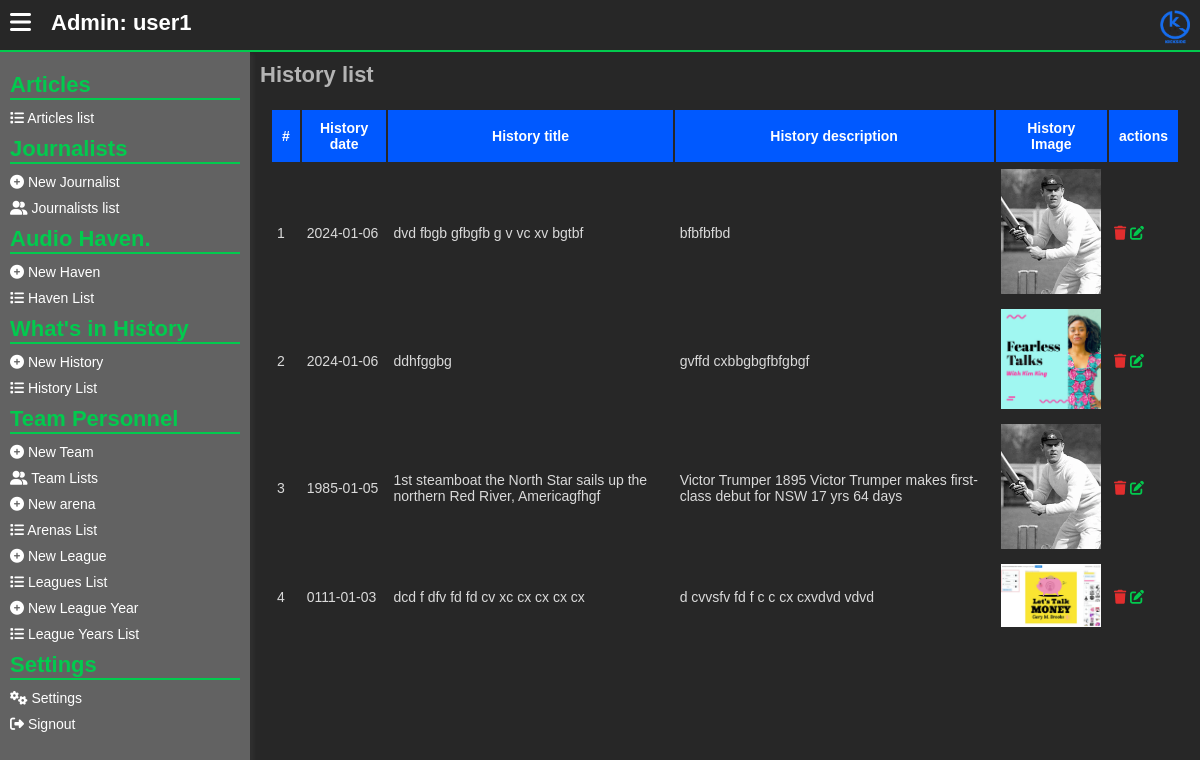
Screenshot of /admins/history-list.php (signed in) with the database file from the repository.
### tables this page shows
CREATE TABLE `history_today` (
  `ht_id` int(11) NOT NULL,
  `history_genre` int(11) NOT NULL,
  `history_title` varchar(255) NOT NULL,
  `history_description` text NOT NULL,
  `history_image` varchar(255) NOT NULL,
  `history_date` varchar(255) NOT NULL
);

### assets/php/admins/session_checker.php (called while the page is built, shortened)
<?php
    if (!isset($_SESSION['acting_admin_id'])) {
        header("location: signin.php");
    }
    else {
        $acting_admin_id = $_SESSION['acting_admin_id'];
        $check_admin_exists = mysqli_query($server,"SELECT * from
            admins WHERE id = '$acting_admin_id'
        ");
        if (mysqli_num_rows($check_admin_exists) !== 1) {
            header("location: ../admins/signin.php");
        }
        else {
            $get_the_admin_info = mysqli_fetch_array($check_admin_exists);
            $acting_admin_un = $get_the_admin_info["user_name"];
        }
    }
?>

### admins/history-list.php (the view, shortened to what this page needs)
<?php
include("../assets/php/global/server.php");
include("../assets/php/admins/session_checker.php");
?>
<!DOCTYPE html>
<html lang="en">
<head>
    <link rel="stylesheet" href="../assets/css/back-main.css">
    <link rel="stylesheet" href="https://cdnjs.cloudflare.com/ajax/libs/font-awesome/6.5.1/css/all.min.css"
 />
</head>
<body>
    <main>
        <section class="main-section">
            <?php include("../assets/php/admins/header.php"); ?>
            <div class="hero">
                <?php include("../assets/php/admins/left-nav.php") ?>
                <div class="dashboard">
                    <div class="dashboard-cont">
                        <h1>
                            History list
                        </h1>
                        <div class="form-row">
                            <table>
                                <thead>
                                    <tr>
                                        <th>#</th>
                                        <th>
                                            History date
                                        </th>
                                        <th>
                                            History title
                                        </th>
                                        <th>
                                            History description
                                        </th>
                                        <th>
                                            History Image
                                        </th>
                                        <th>
                                            actions
                                        </th>
                                    </tr>
                                </thead>
                                <tbody>
                                    <?php
                                    $get_All_articles = mysqli_query($server, "SELECT * from
                                            history_today
                                            ORDER BY history_date DESC
                                        ");
                                    if (mysqli_num_rows($get_All_articles) < 1) {
                                        ?>
                                        <tr>
                                            <td colspan="100">
                                                No values found
                                            </td>
                                        </tr>
                                        <?php
                                    } else {
                                        $counter = 1;
                                        while ($data_All_articles = mysqli_fetch_array($get_All_articles)) {
                                            ?>
                                            <tr>
                                                <td>
                                                    <?php echo $counter++; ?>
                                                </td>
                                                <td>
                                                    <?php echo $data_All_articles['history_date']; ?>
                                                </td>
                                                <td>
                                                    <?php echo $data_All_articles['history_title']; ?>
                                                </td>
                                                <td>
                                                    <?php echo $data_All_articles['history_description']; ?>
                                                </td>
                                                <td>
                                                    <img src="../assets/history/<?php echo $data_All_articles['history_image']; ?>"
                                                        width="100px">
                                                </td>
                                                <td>
                                                    <button class="deleteHistoryButton delete"
                                                        value="<?php echo $data_All_articles['ht_id'] ?>">
                                                        <i class="fa fa-trash"></i>
                                                    </button>
                                                    <a href="edit-history.php?h=<?php echo $data_All_articles['ht_id'] ?>" class="edit">
                                                        <i class="fa fa-edit"></i>
                                                    </a>
                                                </td>
                                            </tr>
                                            <?php
                                        }
                                    }
                                    ?>
                                </tbody>
                            </table>
                        </div>
                    </div>
                </div>
            </div>
        </section>
    </main>
</body>
</html>

### assets/php/admins/header.php
<header>
   <div class="menu">
      <button id="menu_toggleBTN">
         <i class="fa fa-bars"></i>
      </button>
   </div>
   <div class="username" onclick="location.reload()">
      Admin:
      <?php
         echo $acting_admin_un;
      ?>
   </div>
   <div class="logo">
      <a href="./home.php">
         <img src="../assets/images/KickSide - Logo.png" alt="Kick Side Logo">
      </a>
   </div>
</header>

### assets/css/back-main.css (style rules this page uses)
* { font-size: 14px; margin: 0; padding: 0; text-decoration: none; }
body { font-family: "Gill Sans", "Gill Sans MT", Calibri, "Trebuchet MS", sans-serif; margin: 0; padding: 0; background: #d3d3d357; overflow: hidden; }
button { cursor: pointer; background: transparent; border: 0; }
main { width: 100%; height: 100%; }
section.main-section { height: 100vh; width: 100vw; top: 0; left: 0; position: absolute; background: rgb(39, 39, 39); overflow: hidden; }
section.main-section header { width: 100vw; display: flex; flex-direction: row; margin: 0; padding: 0; height: 50px; border-bottom: 2px solid #02ca4e; }
section.main-section header .menu { padding: 10px; }
section.main-section header .menu button { border: 0; background: transparent; }
section.main-section header .menu button i { font-size: 24px; color: #fff; }
section.main-section header .username { flex: 4; padding: 10px; color: #fff; font-size: 22px; font-weight: bold; user-select: none; cursor: pointer; }
section.main-section header .logo { text-align: right; flex: 2; padding: 10px; }
section.main-section header .logo img { width: 30px; }
section.main-section .hero { width: 100%; display: flex; flex-direction: row; flex-wrap: nowrap; }
section.main-section .dashboard { height: calc(100vh - 50px); overflow: auto; flex: 1; }
section.main-section .dashboard .dashboard-cont { padding: 10px; }
section.main-section .dashboard .dashboard-cont h1 { color: #b4b4b4; font-size: 22px; }
section.main-section .dashboard .form-row { margin-top: 10px; padding: 10px; border-radius: 10px; }
section.main-section .dashboard .form-row table { width: auto; }
section.main-section .dashboard .form-row table thead { background: #0059ff; color: #fff; }
section.main-section .dashboard .form-row table thead th { padding: 10px; }
section.main-section .dashboard .form-row table tbody td { color: #dadada; padding: 5px; }
section.main-section .dashboard .form-row table tbody td a { background: transparent; border: 0; outline: 0; color: #fff; }
section.main-section .dashboard .form-row table tbody td .edit i { color: #02ca4e; }
section.main-section .dashboard .form-row table tbody td .delete i { color: #e22e2e; }

### rows the page displays
history_today: history_date "2024-01-06", history_title "dvd fbgb gfbgfb g v vc xv bgtbf", history_description "bfbfbfbd", history_image (picture), $data_All_articles['ht_id'] 8 (drawn)
history_today: history_date "2024-01-06", history_title "ddhfggbg", history_description "gvffd cxbbgbgfbfgbgf", history_image (picture), $data_All_articles['ht_id'] 9 (drawn)
history_today: history_date "1985-01-05", history_title "1st steamboat the North Star sails up the northern Red River, Americagfhgf", history_description "Victor Trumper 1895 Victor Trumper makes first-class debut for NSW 17 yrs 64 days", history_image (picture), $data_All_articles['ht_id'] 6 (drawn)
history_today: history_date "0111-01-03", history_title "dcd f dfv fd fd cv xc cx cx cx cx", history_description "d cvvsfv fd f c c cx cxvdvd vdvd", history_image (picture), $data_All_articles['ht_id'] 5 (drawn)

### other values shown
$acting_admin_un "user1"
